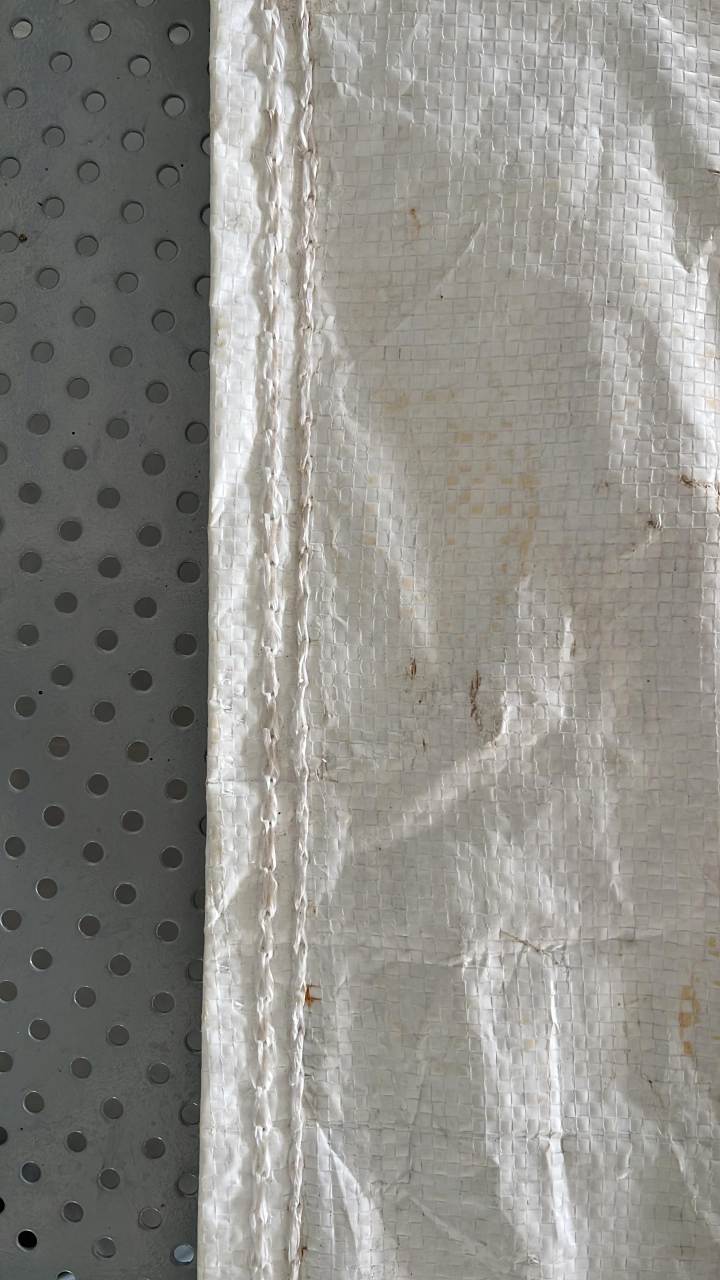
#> input picture RaspberryPi_stitch_detection/stitch.jpeg, 2160 x 3840 px (shown at 1/3 size)
$ python main.py
#> lines starting #> are read from the running program, lines starting #| are printed output that depends on the picture
import cv2
import numpy as np

def load_image(path):
    """Load an image from the file path."""
#> called with path = 'stitch.jpeg'
    image = cv2.imread(path, cv2.IMREAD_GRAYSCALE)
#> image: shape (3840, 2160); min 0, max 255, mean 140
#> call 2 of load_image, with path = 'no3.jpeg'
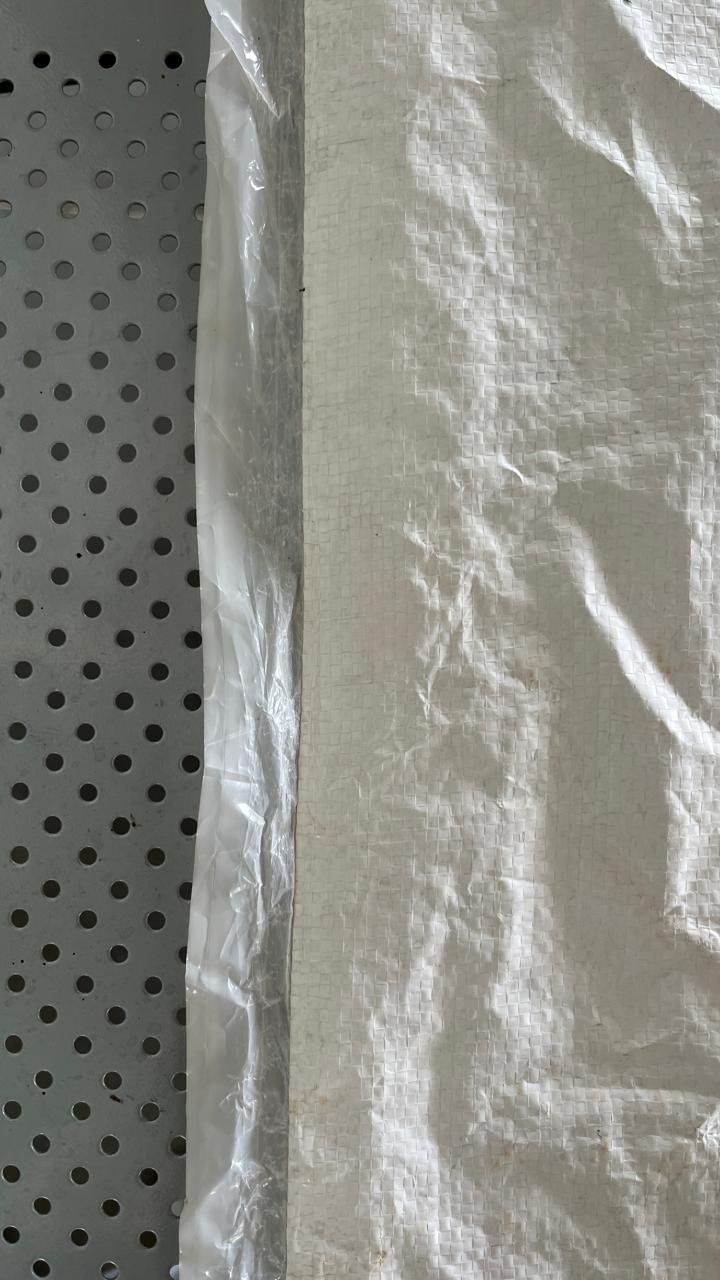
#> input picture RaspberryPi_stitch_detection/no3.jpeg, 720 x 1280 px
    if image is None:
        raise FileNotFoundError(f"Image not found at {path}")
    return image

def match_images(master_image, slave_image):
    """Match slave image to master image and determine if the stitching matches."""
    # Initialize ORB detector
    orb = cv2.ORB_create()

    # Find keypoints and descriptors with ORB
    kp1, des1 = orb.detectAndCompute(master_image, None)
#> kp1 = 500 keypoints; strongest (x, y, size): (837, 2439, 31), (838, 2440, 37.2), (839, 2439, 31), (838, 2441, 31)
    kp2, des2 = orb.detectAndCompute(slave_image, None)
#> kp2 = 500 keypoints; strongest (x, y, size): (80, 555, 31), (304, 289, 31), (193, 760, 111.1), (194, 761, 92.6)

    # Create BFMatcher object with ratio test
    bf = cv2.BFMatcher(cv2.NORM_HAMMING, crossCheck=False)

    # Match descriptors
    matches = bf.knnMatch(des1, des2, k=2)
#> matches = 500 matches

    # Apply ratio test
    good_matches = []
    for m, n in matches:
        if m.distance < 0.75 * n.distance:
            good_matches.append(m)
#> after the loop, good_matches = 4 matches

    # Determine a threshold for good matches
    min_good_matches = 10
    if len(good_matches) >= min_good_matches:
        result = "Pass"
    else:
        result = "Fail"

    # Draw and visualize matches
    master_image_color = cv2.cvtColor(master_image, cv2.COLOR_GRAY2BGR)
    slave_image_color = cv2.cvtColor(slave_image, cv2.COLOR_GRAY2BGR)
    img_matches = cv2.drawMatches(master_image_color, kp1, slave_image_color, kp2, good_matches, None, flags=cv2.DrawMatchesFlags_NOT_DRAW_SINGLE_POINTS)
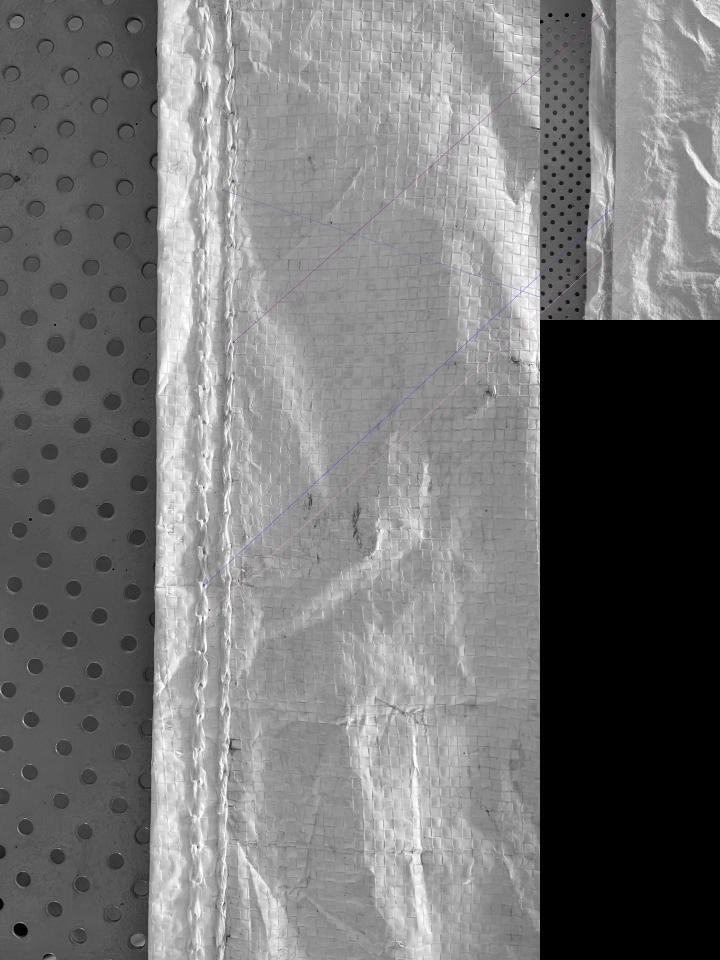
#> img_matches: shape (3840, 2880, 3) (shown at 1/4 size); mean B, G, R 116.5, 116.4, 116.4

    # Resize image to be small
    max_size = 800  # Define a maximum size for the longest side of the image
    height, width = img_matches.shape[:2]
#> height = 3840; width = 2880
    if width > max_size or height > max_size:
        if width > height:
            scale = max_size / width
        else:
            scale = max_size / height
#> scale = 0.208
        new_width = int(width * scale)
#> new_width = 600
        new_height = int(height * scale)
#> new_height = 800
        resized_img = cv2.resize(img_matches, (new_width, new_height))
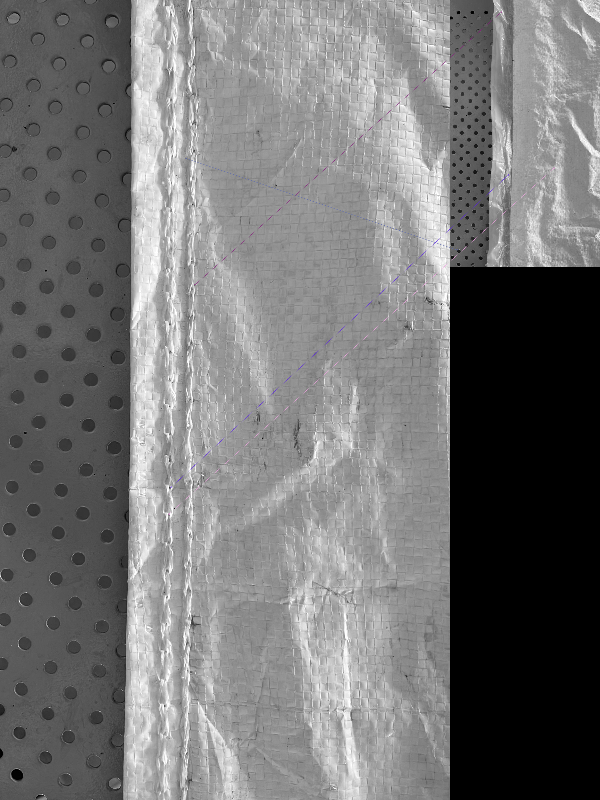
#> resized_img: shape (800, 600, 3); mean B, G, R 116.4, 116.3, 116.4
    else:
        resized_img = img_matches

    # Display the resized image
    cv2.imshow('Matches', resized_img)
    cv2.waitKey(0)
    cv2.destroyAllWindows()

    return result

def main(master_image_path, slave_image_path):
    try:
        # Load images
        master_image = load_image(master_image_path)
        slave_image = load_image(slave_image_path)

        # Match images
        result = match_images(master_image, slave_image)
#> result = 'Fail'
        print(f"Matching result: {result}")
#| Matching result: Fail

    except Exception as e:
        print(f"Error: {e}")

if __name__ == "__main__":
    # Replace these paths with the paths to your images
    master_image_path = "stitch.jpeg"
    slave_image_path = "no3.jpeg"
    main(master_image_path, slave_image_path)
